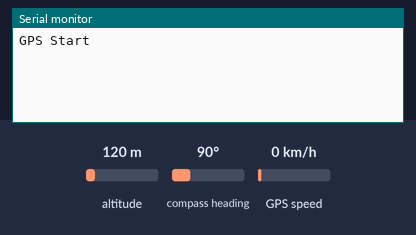
The sketch below on a simulated Arduino Mega 2560, built with avr-gcc and run on an emulated ATmega2560. Shown: the last lines printed to the serial monitor. Inputs (shaded band) come from the test bench; at power-on: altitude 120 m, GPS speed 0 km/h, compass heading 90°. The GPS gets a fix after 3 s at 37.7749, -122.4194 with 8 satellites.

Above: at 1.2 s.
1.3 s: altitude set to 20 m
At 3.9 s:
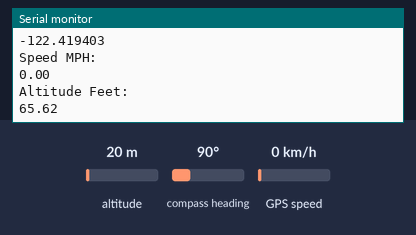
4.5 s: GPS speed set to 2 km/h
At 5.8 s:
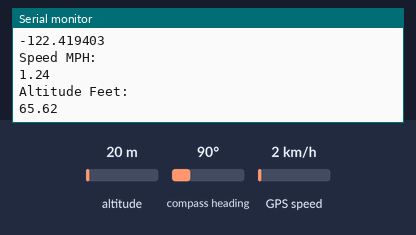
6.0 s: altitude set to 500 m
At 6.8 s:
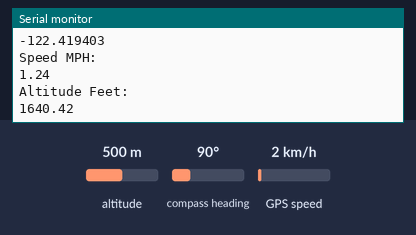
Timing chart, 0 to 9.0 s (numbered marks = the images above; inputs shaded):
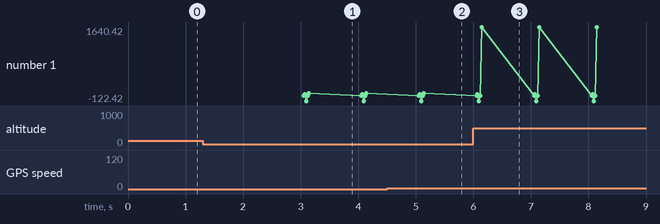

Measured:
- after the input at 1.3 s, the serial monitor: prints a new line after 1.8 s (image 1)
- after the input at 4.5 s, the serial monitor: prints a new line after 0.62 s (image 2)
- after the input at 6.0 s, the serial monitor: prints a new line after 0.14 s (image 3)
- plotted number 1: 65.62 → 1640.42 after the input at 6.0 s

The sketch:

gps_working.ino
```cpp
#include "TinyGPS++.h"
#include "SoftwareSerial.h"

SoftwareSerial serial_connection(50, 49); //( TX=pin 10,RX=pin 11)
TinyGPSPlus gps;//This is the GPS object that will pretty much do all the grunt work with the NMEA data
void setup()
{
  Serial.begin(9600);//This opens up communications to the Serial monitor in the Arduino IDE
  serial_connection.begin(9600);//This opens up communications to the GPS
  Serial.println("GPS Start");//Just show to the monitor that the sketch has started
}

void loop()
{
  while(serial_connection.available())//While there are characters to come from the GPS
  {
    gps.encode(serial_connection.read());//This feeds the serial NMEA data into the library one char at a time
  }
  if(gps.location.isUpdated())//This will pretty much be fired all the time anyway but will at least reduce it to only after a package of NMEA data comes in
  {
    //Get the latest info from the gps object which it derived from the data sent by the GPS unit
    Serial.println("Satellite Count:");
    Serial.println(gps.satellites.value());
    Serial.println("Latitude:");
    Serial.println(gps.location.lat(), 6);
    Serial.println("Longitude:");
    Serial.println(gps.location.lng(), 6);
    Serial.println("Speed MPH:");
    Serial.println(gps.speed.mph());
    Serial.println("Altitude Feet:");
    Serial.println(gps.altitude.feet());
    Serial.println("");
  }
}

/*
 * $GPRMC,183729,A,3907.356,N,12102.482,W,000.0,360.0,080301,015.5,E*6F
$GPRMB,A,,,,,,,,,,,,V*71
$GPGGA,183730,3907.356,N,12102.482,W,1,05,1.6,646.4,M,-24.1,M,,*75
$GPGSA,A,3,02,,,07,,09,24,26,,,,,1.6,1.6,1.0*3D
$GPGSV,2,1,08,02,43,088,38,04,42,145,00,05,11,291,00,07,60,043,35*71
$GPGSV,2,2,08,08,02,145,00,09,46,303,47,24,16,178,32,26,18,231,43*77
$PGRME,22.0,M,52.9,M,51.0,M*14
$GPGLL,3907.360,N,12102.481,W,183730,A*33
$PGRMZ,2062,f,3*2D
$PGRMM,WGS 84*06
$GPBOD,,T,,M,,*47
$GPRTE,1,1,c,0*07
$GPRMC,183731,A,3907.482,N,12102.436,W,000.0,360.0,080301,015.5,E*67
$GPRMB,A,,,,,,,,,,,,V*71
*/
```
